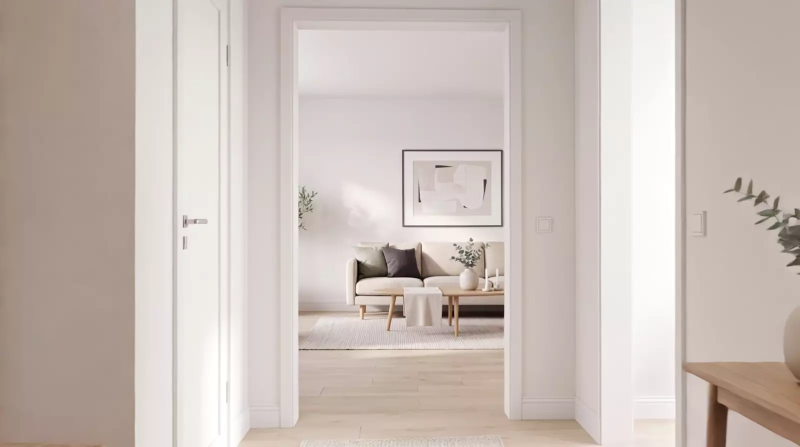
#> input picture site/prototype/assets/frames/entrance/030.webp, 1600 x 894 px (shown at 1/2 size)
$ python -i walk_test.py   (imports and definitions only)   (older library calls are emulated)
#> lines starting #> are read from the running program, lines starting #| are printed output that depends on the picture
#!/usr/bin/env python3
"""
walk_test.py: "מבחן ההליכה". Is a raw clip from a video model a WALK along the planned straight line, or a blend of
its two end frames (a dissolve, or a zoom on a flat picture)? Runs on the raw clip in a minute or two, 0 var2 tokens.
Nothing else is sent to var2 before the clip passes (docs/proposals/wm-arrival-entrance-to-living-2026-11-13.md, 3).

THE CLAY IS THE RULER. render-agent writes, for every clay station along the line, a depth pass and a structure-edges
pass. An edge pixel with its depth is a point in the house: the stations together are a cloud of the house's
structure lines (jambs, corners, the floor line, furniture outlines) as 3D points. For a clip frame and a guessed
distance s along the line, the cloud is projected through the plan's camera at s and compared with the edges that
are really in the frame (chamfer distance). The s that fits best is where that frame stands. This needs no texture
(the house is bare plaster) and does not drift: every frame is measured on its own.

The four checks
 1 parallax   s is solved three times per frame: from all the structure, from its NEAR half and from its FAR half.
              In a walk the three agree. In a zoom on a flat picture everything grows by one factor, so the far
              structure says "walked far" and the near structure says "hardly moved". Reported as the brief words it:
              the size of the near structure and the size of the far structure, each against the size the plan gives
              it at the frame's position; more than 5 % off fails.
 2 dissolve   Each middle frame is fitted as a mix of the first and the last frame (on gradients, so that plaster
              that is the same colour everywhere does not count as agreement). In a walk the middle frames are not a
              mix of the ends (R2 low); in a dissolve they are (R2 near 1). The same fit with the first frame
              enlarged and the last frame reduced as flat pictures (the best scale of each) catches the flat zoom
              even where the structure is too shallow for check 1 (flat_zoom_r2).
 3 progress   s must rise all the time. A stretch where the picture changes but s does not is a morph. Uneven speed
              does not fail (the assembly resamples to constant speed); s per frame is written out for that.
 4 verticals  A level camera keeps every vertical edge vertical in every frame: long segments within 10 degrees of
              vertical must stay within +-0.5 degrees (median per frame).
Also reported: how far the house's structure lines are from the frame's edges at the best s (% of the frame width;
QA limit 1 %). Shapes of furniture and "nothing is born or vanishes" stay an eye check at 100 %.

Options added 2026-11-17 (the final entrance, ENT2; docs/proposals/wm-arrival-from-door-2026-11-14.md section 10):
  --exclude ID:A-B   the clay id ID (the station's -id.png palette index) does not take part in the fit while the
                     candidate position is between A and B metres from the route's first camera. For a part of the
                     house the model may simplify or leave out without failing the clip (id 50, the dining glimpse
                     of clip 2, 1.0-1.8 m: wm-front-door-2026-11-14.md 10.4). Repeatable.
  checks 5 and 6 (2026-11-17, after clip 2 take 1: a leaning pier and a glass wall at the right edge that checks 1-4 let
  through, because they are extra structure in a small part of the frame):
  5 exclusion closed  for every --exclude ID:A-B: in the frames up to 1 m after B, in the band where the id was last in
                      view (out to the frame edge it left by), long near-vertical lines of the frame that no clay
                      structure explains (median distance > 1.2 % of the width), not counting lines through the room's
                      vanishing points (floor joints, ceiling lines). Fails when 3 frames or more carry over 0.20 of the
                      frame height of such lines: the excluded part (or something else the clay does not have) is still there.
  6 edge verticals    in the outer fifth of the frame on each side, long lines (> 0.12 of the height) leaning 1-25 deg
                      from vertical that do not point at a room vanishing point and that no clay structure explains (a
                      chair's slanted frame is in the clay): a level camera has none. Fails when 2
                      frames or more have one longer than 0.20 of the height (the median check 4 does not see a local lean).
  A local fail gives the verdict "WALK, LOCAL FAIL": a real walk with a part that must be repaired or retaken.
  --events FILE[:JOB] the clip's event table (jobs.json "walk_events" of job JOB, or a JSON list): for every event
                     ("at_m", or a "window_m" [a, b]), the clip frames where the solved position reaches it, so the
                     eye check at 100 % looks at the right frames (e.g. the herbs must be gone by 2.40 m in clip 1a).

  python3 walk_test.py test --frames DIR|clip.mp4 --route clip2 --stations DIR --ids b/S02,...,b/S11 --line t-e0 --out report.json
  python3 walk_test.py fakes --first A.png --last B.png --out DIR [--n 121]     # a dissolve and a flat zoom
  python3 walk_test.py selftest --out DIR      # an exact proxy walk (uneven speed) must pass; dissolve and zoom must fail
"""
from __future__ import annotations

import argparse
import json
import math
import os
import sys

import cv2
import numpy as np

sys.path.insert(0, os.path.dirname(os.path.abspath(__file__)))
import camgeo as cg  # noqa: E402

ROUTES = {"clip1": (cg.D0, cg.HD), "clip1a": (cg.D0, cg.HT), "clip1b": (cg.HT, cg.HD), "clip2": (cg.HDX, cg.M0),
          "t-e0": (cg.H0X, cg.M0)}
LIMITS = dict(parallax_dev=0.05, dissolve_r2=0.55, vertical_deg=0.5, structure_w=0.01, stall_frac=0.12, back_m=0.04,
              jump_frac=0.25, excl_after_m=1.0, excl_tol_w=0.012, excl_len_h=0.20, excl_frames=3,
              edge_band=0.20, edge_tilt=(1.0, 25.0), edge_len_h=0.20, edge_frames=2)
TRUNC = 0.008          # chamfer truncation, fraction of the frame width (7.7 px at 960)


# ----------------------------------------------------------------------------------------------------------------
# [52 lines left out: functions read_frames, cloud, not called in this run]


def canvas_of(name: str, W: int, H: int) -> cg.Canvas:
    return {"frame": cg.Canvas.frame(W, H), "base": cg.Canvas(W, H, cg.Canvas.base(W).box),
            "tall": cg.Canvas.tall(W, H, cg.BASE_BOX[0] / (cg.BASE_BOX[2] - cg.BASE_BOX[0]))}[name]


# [17 lines left out: function load_station, not called in this run]


class Ruler:
    """Stations along a straight route. clouds[k] is the structure seen from the station at distance at[k] (metres
    from the route's first camera, along the route)."""

    # [23 lines left out: function __init__, not called in this run]

    def station_for(self, s: float) -> int:
        return int(np.argmin(np.abs(self.at - s)))

    # [19 lines left out: functions project, keep, not called in this run]


def frame_dt(gray: np.ndarray) -> np.ndarray:
    """Distance (pixels) from every pixel to the nearest edge of the frame; edges by Canny with thresholds set from
    the frame's own gradient statistics, so that a pale render and a contrasty one are treated alike."""
    g = cv2.GaussianBlur(gray, (0, 0), 1.0)
    mag = np.hypot(cv2.Sobel(g, cv2.CV_32F, 1, 0), cv2.Sobel(g, cv2.CV_32F, 0, 1))
    hi = float(max(12.0, np.percentile(mag, 93)))
    e = cv2.Canny(g, 0.4 * hi, hi, L2gradient=True)
    return cv2.distanceTransform(255 - e, cv2.DIST_L2, 3)


# [399 lines left out: functions _sample, solve_frame, dissolve_r2, flat_zoom_r2, verticals, _segments and 7 more, not called in this run]


# ----------------------------------------------------------------------------------------------------------------
# the two known failures, built from the end frames (to test the test)
# ----------------------------------------------------------------------------------------------------------------
def lo_hi(limits: dict) -> str:
    return f"{limits['edge_tilt'][0]:g}-{limits['edge_tilt'][1]:g} deg"


# [203 lines left out: functions parse_exclude, load_events, events_report, fake_dissolve, fake_zoom, write_frames and 4 more, not called in this run]


# [2 lines not run here, left out]

>>> import cv2
>>> picture = cv2.imread('../../prototype/assets/frames/entrance/030.webp', cv2.IMREAD_GRAYSCALE)
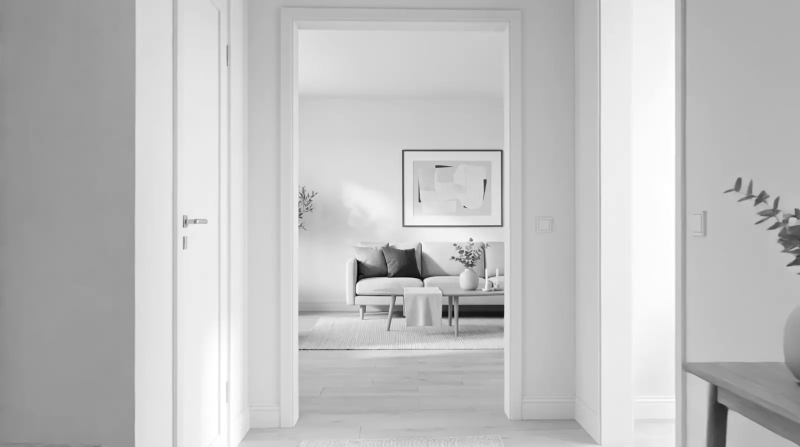
#> picture: shape (894, 1600) (shown at 1/2 size); min 1, max 255, mean 192.3
>>> result = frame_dt(picture)
#> in frame_dt, `mag = np.hypot(cv2.Sobel(g, cv2.CV_32F, 1, 0), cv2.Sobel(g, cv2.CV_32F..`:
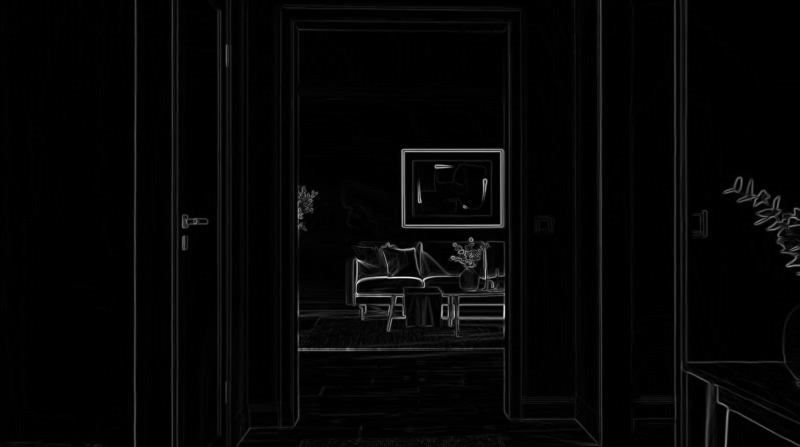
#> mag: shape (894, 1600) float32 (shown at 1/2 size); min 0, max 492.3, mean 10.1; drawn with min black and max white
#> in frame_dt, `hi = float(max(12.0, np.percentile(mag, 93)))`: hi = 36.72
#> in frame_dt, `e = cv2.Canny(g, 0.4 * hi, hi, L2gradient=True)`:
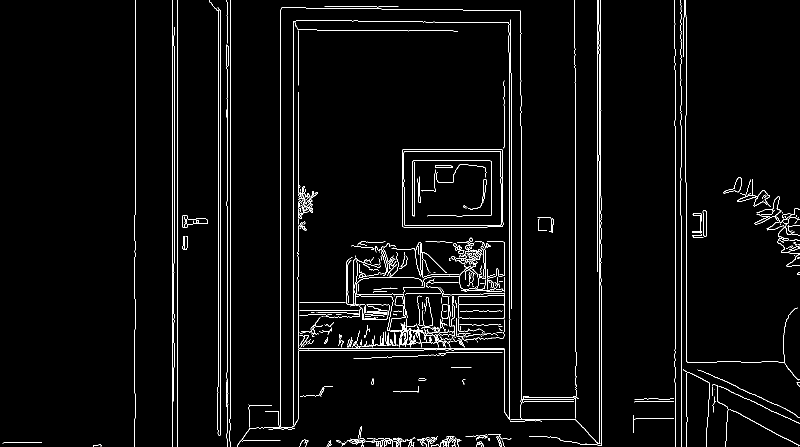
#> e: shape (894, 1600) (shown at 1/2 size); 2.8% white in thin lines or dots
#> in frame_dt, `return cv2.distanceTransform(255 - e, cv2.DIST_L2, 3)`:
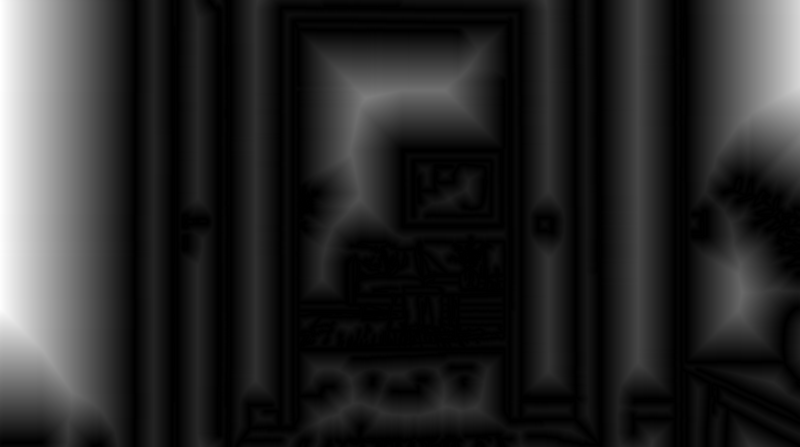
#> returned value: shape (894, 1600) float32 (shown at 1/2 size); min 0, max 258.8, mean 41.2; drawn with min black and max white
